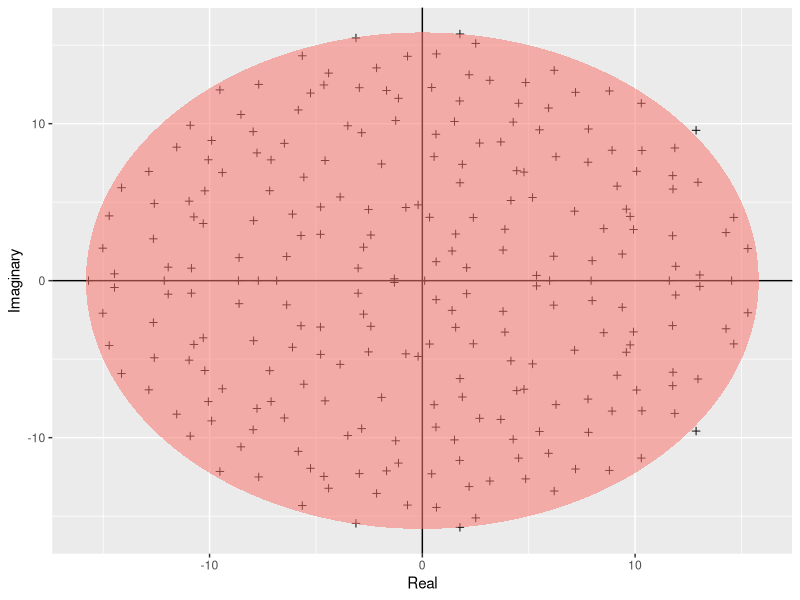

The R source for this figure:
#Author: Ruth Keane (ruth.keane19@imperial.ac.uk)
#Script: Girko.R
#Desc: girko's circular simulation graph
#Arguments: none
#Input: none
#Output: none
#Date: Oct 2019

require(ggplot2)
##build function
#dev.off()
#returns eclipse
build_ellipse<- function(hradius, vradius){
  npoints=250
  a<-seq(0, 2* pi, length=npoints+1)
  x<-hradius*cos(a)
  y<-vradius*sin(a)
  return(data.frame(x=x, y=y))
}  
N<-250 #assign matrix
M<-matrix(rnorm(N*N), N, N)  #build matrix
eigvals<-eigen(M)$values  #eivenalues
eigDF<-data.frame("Real"=Re(eigvals),"Imaginary"=Im(eigvals)) #build dataframe
my_radius<-sqrt(N)  #radius of circle is sqrtN
ellDF<-build_ellipse(my_radius, my_radius) #dataframe to plot eclipse
names(ellDF)<-c("Real","Imaginary") #rename columns

##plotting
#plot eigenvalues
pdf("../Results/Girko.pdf", # Open blank pdf page using a relative path
    11.7, 8.3) # These numbers are page dimensions in inches
p<-ggplot(eigDF, aes(x=Real, y=Imaginary))
p<-p+geom_point(shape=I(3))+theme(legend.position="none")
#vertical and horizontal lines
p<- p+geom_hline(aes(yintercept=0))
p<-p+geom_vline(aes(xintercept=0))
#add ellipse 
p<-p+geom_polygon(data=ellDF, aes(x= Real, y= Imaginary, alpha=1/20, fill= "red"))
print(p)
##saving as pdf
graphics.off(); #you can also use dev.off()